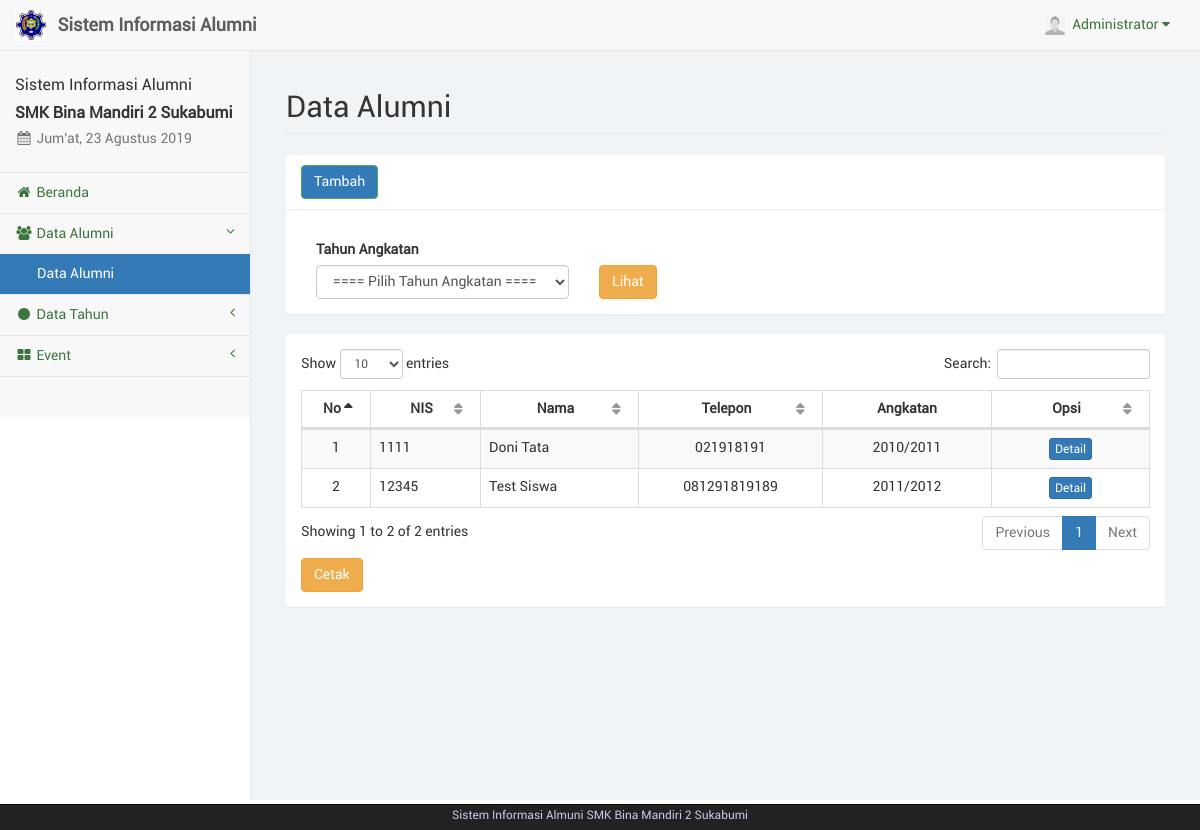
/alumni.php (signed in), run on the app's committed database.
### tables this page shows
CREATE TABLE IF NOT EXISTS `alumni` (
  `nis` varchar(20) NOT NULL,
  `nama` varchar(50) NOT NULL,
  `id_thn` int(11) NOT NULL,
  `jns_kelamin` varchar(20) NOT NULL,
  `tmpt_lahir` varchar(50) NOT NULL,
  `tgl_lahir` date NOT NULL,
  `telp` varchar(20) NOT NULL,
  `pekerjaan` varchar(50) NOT NULL,
  `alamat` text NOT NULL,
  `foto` text NOT NULL,
  `password` text NOT NULL
);

CREATE TABLE IF NOT EXISTS `tahun` (
  `id_thn` int(11) NOT NULL,
  `nama_thn` varchar(50) NOT NULL
);

### sess_check.php (called while the page is built, shortened)
<?php
	$chk_sess = $_SESSION['admin'];
	include("dist/config/koneksi.php");
	$sql_sess = "SELECT * FROM admin WHERE id_adm='". $chk_sess ."'";
	$ress_sess = mysqli_query($conn, $sql_sess);
	$row_sess = mysqli_fetch_array($ress_sess);
	$sess_admname = $row_sess['nama_adm'];
	$sess_admfoto = $row_sess['foto_adm'];
?>

### alumni.php (the view, shortened to what this page needs)
<?php
	include("sess_check.php");
	$pagedesc = "Data Alumni";
	include("layout_top.php");
?>
		<div id="page-wrapper">
            <div class="container-fluid">
                <div class="row">
                    <div class="col-lg-12">
                        <h1 class="page-header">Data Alumni</h1>
                    </div>
                </div>
				<div class="row">
					<div class="col-lg-12"><?php include("layout_alert.php"); ?></div>
				</div>
				<div class="row">
					<div class="col-lg-12">
						<div class="panel panel-default">
							<div class="panel-heading">
								<a href="event_tambah.php" class="btn btn-success">Tambah</a>
							</div>
							<div class="panel-body">
					        <form method="get" name="laporan" onSubmit="return valid();">
								<div class="form-group">
									<div class="col-sm-4">
										<label>Tahun Angkatan</label>
										<select class="form-control" name="thn" required>
											<option value="" selected>==== Pilih Tahun Angkatan ====</option>
										</select>
										</div>
									</div>
									<div class="col-sm-4">
										<label>&nbsp;</label><br/>
										<input type="submit" name="submit" value="Lihat" class="btn btn-warning">
									</div>
								</div>
							</div>
						</div>
						</div>
						<?php
							if(isset($_GET['submit'])){
								$no=0;
								$thn = $_GET['thn'];
								$sql = "SELECT alumni.*, tahun.* FROM alumni, tahun WHERE
										alumni.id_thn=tahun.id_thn AND alumni.id_thn='$thn' ORDER BY alumni.nama ASC";
								$ress = mysqli_query($conn, $sql);
							?>
				<div class="row">
					<div class="col-lg-12">
						<div class="panel panel-default">
							<div class="panel-body">
							<table class="table table-striped table-bordered table-hover" id="tabel-data">
									<thead>
										<tr>
											<th width="2%">No</th>
											<th width="7%">NIS</th>
											<th width="10%">Nama</th>
											<th width="10%">Telepon</th>
											<th width="10%">Angkatan</th>
											<th width="10%">Opsi</th>
										</tr>
									</thead>
									<tbody>
										<?php
											$i = 1;
											while($data = mysqli_fetch_array($ress)) {
												echo '<tr>';
												echo '<td class="text-center">'. $i .'</td>';
												echo '<td class="text-nowrap">'. $data['nis'] .'</td>';
												echo '<td class="text-nowrap">'. $data['nama'] .'</td>';
												echo '<td class="text-center">'. $data['telp'] .'</td>';
												echo '<td class="text-center">'. $data['nama_thn'] .'</td>';
												echo '<td class="text-center">
												<a href="#myModal" data-toggle="modal" data-load-code="'.$data['nis'].'" data-remote-target="#myModal .modal-body" class="btn btn-primary btn-xs">Detail</a></td>';
												echo '</tr>';
												$i++;
											}
										?>
									</tbody>
								</table>
								<div>
									<a href="alumni_cetak_thn.php?thn=<?php echo $thn;?>" target="_blank" class="btn btn-warning">Cetak</a>
								</div>
								<?php
							}else{
								$sql = "SELECT alumni.*, tahun.* FROM alumni, tahun WHERE
										alumni.id_thn=tahun.id_thn ORDER BY alumni.nama ASC";
								$ress = mysqli_query($conn, $sql);
							?>
				<div class="row">
					<div class="col-lg-12">
						<div class="panel panel-default">
							<div class="panel-body">
							<table class="table table-striped table-bordered table-hover" id="tabel-data">
									<thead>
										<tr>
											<th width="2%">No</th>
											<th width="7%">NIS</th>
											<th width="10%">Nama</th>
											<th width="10%">Telepon</th>
											<th width="10%">Angkatan</th>
											<th width="10%">Opsi</th>
										</tr>
									</thead>
									<tbody>
										<?php
											$i = 1;
											while($data = mysqli_fetch_array($ress)) {
												echo '<tr>';
												echo '<td class="text-center">'. $i .'</td>';
												echo '<td class="text-nowrap">'. $data['nis'] .'</td>';
												echo '<td class="text-nowrap">'. $data['nama'] .'</td>';
												echo '<td class="text-center">'. $data['telp'] .'</td>';
												echo '<td class="text-center">'. $data['nama_thn'] .'</td>';
												echo '<td class="text-center">
												<a href="#myModal" data-toggle="modal" data-load-code="'.$data['nis'].'" data-remote-target="#myModal .modal-body" class="btn btn-primary btn-xs">Detail</a></td>';
												echo '</tr>';
												$i++;
											}
										?>
									</tbody>
								</table>
							<div>
								<a href="alumni_cetak.php" target="_blank" class="btn btn-warning">Cetak</a>
							</div>
								<?php
							}
							?>
							</div>
						</div>
					</div>
				</div>
            </div>
        </div>
<?php
	include("layout_bottom.php");
?>

### layout_top.php (shortened to what this page needs)
<?php
	$haries = array("Sunday" => "Minggu", "Monday" => "Senin", "Tuesday" => "Selasa", "Wednesday" => "Rabu", "Thursday" => "Kamis", "Friday" => "Jum'at", "Saturday" => "Sabtu");
	$bulans = array("", "Januari", "Februari", "Maret", "April", "Mei", "Juni", "Juli", "Agustus", "September", "Oktober", "November", "Desember");
	$hari_ini = $haries[date("l")];
	$bulan_ini = $bulans[date("n")];
	$tanggal = date("d");
	$tahun = date("Y");
?>
<!DOCTYPE html>
<html lang="en">
<head>
	<link href="libs/bootstrap/dist/css/bootstrap.min.css" rel="stylesheet">
	<link href="libs/metisMenu/dist/metisMenu.min.css" rel="stylesheet">
    <link href="libs/datatables-plugins/integration/bootstrap/3/dataTables.bootstrap.css" rel="stylesheet">
    <link href="libs/datatables-responsive/css/dataTables.responsive.css" rel="stylesheet">
	<link href="dist/css/sb-admin-2.css" rel="stylesheet">
	<link href="dist/css/offline-font.css" rel="stylesheet">
	<link href="dist/css/custom.css" rel="stylesheet">
	<link href="libs/font-awesome/css/font-awesome.min.css" rel="stylesheet" type="text/css">
</head>
<body>
    <div id="wrapper">
        <nav class="navbar navbar-default navbar-static-top" role="navigation" style="margin-bottom: 0">
            <div class="navbar-header">
				<a class="navbar-brand hidden-xs" href="index.php">
					<img src="foto/bm.jpg" alt="brand" width="32" class="float-left image-brand">
					<div class="float-right">&nbsp;<strong>Sistem Informasi Alumni</strong></div>
				</a>
			</div>
            <ul class="nav navbar-top-links navbar-right">
				<li class="dropdown dropdown-right">
					<a class="dropdown-toggle" data-toggle="dropdown" href="#">
						<img src="foto/<?php echo $sess_admfoto;?>" width="20px" height="20px" padding="0px">&nbsp;&nbsp;<?php echo ucfirst($sess_admname); ?>&nbsp;<i class="fa fa-caret-down"></i>
					</a>
				</li>
			</ul>
            <div class="navbar-default sidebar" role="navigation">
                <div class="sidebar-nav navbar-collapse">
                    <ul class="nav" id="side-menu">
                        <li class="sidebar-search">
							<h4>Sistem Informasi Alumni</h4>
							<h4><b>SMK Bina Mandiri 2 Sukabumi</b></h4>
							<h5 class="text-muted"><i class="fa fa-calendar fa-fw"></i>&nbsp;<?php echo $hari_ini.", ".$tanggal." ".$bulan_ini." ".$tahun ?></h5>
						</li>
						<?php
							if($pagedesc == "Beranda") {
								echo '<li><a href="index.php" class="active"><i class="fa fa-home fa-fw"></i>&nbsp;Beranda</a></li>';
							}
							else {
								echo '<li><a href="index.php"><i class="fa fa-home fa-fw"></i>&nbsp;Beranda</a></li>';
							}
							if(isset($menuparent) && $menuparent == "alumni") {
								echo '<li class="active">';
							}
							else {
								echo '<li>';
							}
						?>
							<a href="#"><i class="fa fa-group fa-fw"></i>&nbsp;Data Alumni<span class="fa arrow"></span></a>
							<ul class="nav nav-second-level">
								<?php
									if($pagedesc == "Data Alumni") {
										echo '<li><a href="alumni.php" class="active">Data Alumni</a></li>';
									}
									else {
										echo '<li><a href="alumni.php">Data Alumni</a></li>';
									}
								?>
							</ul>
						<?php
							if(isset($menuparent) && $menuparent == "tahun") {
								echo '<li class="active">';
							}
							else {
								echo '<li>';
							}
						?>
							<a href="#"><i class="fa fa-circle fa-fw"></i>&nbsp;Data Tahun<span class="fa arrow"></span></a>
						<?php
							if(isset($menuparent) && $menuparent == "event") {
								echo '<li class="active">';
							}
							else {
								echo '<li>';
							}
						?>
							<a href="#"><i class="fa fa-th-large fa-fw"></i>&nbsp;Event<span class="fa arrow"></span></a>
						</li>
	                </ul>
                </div>
            </div>
        </nav>

### data on the page
alumni: nis "1111", nama "Doni Tata", telp "021918191", id_thn.nama_thn "2010/2011"
alumni: nis "12345", nama "Test Siswa", telp "081291819189", id_thn.nama_thn "2011/2012"

### other printed values
$sess_admname "Administrator"
